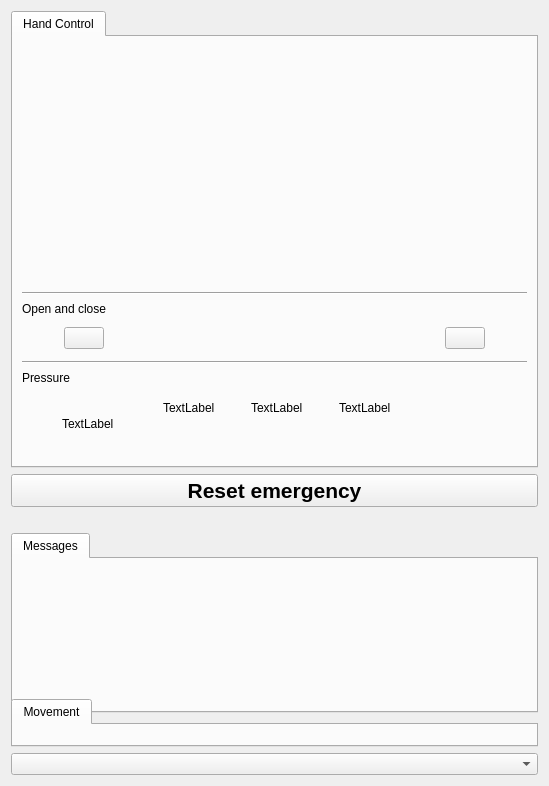
       <widget class="QWidget" name="m_rightContainer" native="true">
        <property name="enabled">
         <bool>true</bool>
        </property>
        <layout class="QVBoxLayout" name="verticalLayout_2">
         <item>
          <widget class="QTabWidget" name="m_tabGripperControl">
           <property name="minimumSize">
            <size>
             <width>0</width>
             <height>225</height>
            </size>
           </property>
           <property name="maximumSize">
            <size>
             <width>16777215</width>
             <height>16777215</height>
            </size>
           </property>
           <property name="currentIndex">
            <number>0</number>
           </property>
           <widget class="QWidget" name="m_tabHandControl">
            <attribute name="title">
             <string>Hand Control</string>
            </attribute>
            <layout class="QVBoxLayout" name="verticalLayout_6">
             <item>
              <widget class="QWidget" name="m_cameraHand" native="true">
               <property name="sizePolicy">
                <sizepolicy hsizetype="Fixed" vsizetype="Fixed">
                 <horstretch>0</horstretch>
                 <verstretch>0</verstretch>
                </sizepolicy>
               </property>
               <property name="minimumSize">
                <size>
                 <width>320</width>
                 <height>240</height>
                </size>
               </property>
               <property name="maximumSize">
                <size>
                 <width>320</width>
                 <height>240</height>
                </size>
               </property>
               <layout class="QVBoxLayout" name="verticalLayout_9">
                <property name="spacing">
                 <number>0</number>
                </property>
                <property name="margin">
                 <number>0</number>
                </property>
               </layout>
              </widget>
             </item>
             <item>
              <widget class="Line" name="line_4">
               <property name="orientation">
                <enum>Qt::Horizontal</enum>
               </property>
              </widget>
             </item>
             <item>
              <widget class="QLabel" name="label_9">
               <property name="maximumSize">
                <size>
                 <width>16777215</width>
                 <height>22</height>
                </size>
               </property>
               <property name="text">
                <string>Open and close</string>
               </property>
              </widget>
             </item>
             <item>
              <widget class="QWidget" name="m_HandGripperOpenCloseControls" native="true">
               <property name="maximumSize">
                <size>
                 <width>16777215</width>
                 <height>75</height>
                </size>
               </property>
               <layout class="QHBoxLayout" name="horizontalLayout_4">
                <property name="spacing">
                 <number>0</number>
                </property>
                <property name="margin">
                 <number>0</number>
                </property>
                <item>
                 <spacer name="horizontalSpacer_6">
                  <property name="orientation">
                   <enum>Qt::Horizontal</enum>
                  </property>
                  <property name="sizeHint" stdset="0">
                   <size>
                    <width>40</width>
                    <height>20</height>
                   </size>
                  </property>
                 </spacer>
                </item>
                <item>
                 <widget class="QPushButton" name="m_ClosedGripperButton">
                  <property name="text">
                   <string/>
                  </property>
                  <property name="icon">
                   <iconset resource="UserCockpit.qrc">
                    <normaloff>:/resources/gripperclosed.png</normaloff>:/resources/gripperclosed.png</iconset>
                  </property>
                  <property name="iconSize">
                   <size>
                    <width>32</width>
                    <height>32</height>
                   </size>
                  </property>
                 </widget>
                </item>
                <item>
                 <spacer name="horizontalSpacer_11">
                  <property name="orientation">
                   <enum>Qt::Horizontal</enum>
                  </property>
                  <property name="sizeHint" stdset="0">
                   <size>
                    <width>10</width>
                    <height>20</height>
                   </size>
                  </property>
                 </spacer>
                </item>
                <item>
                 <widget class="QWidget" name="widget_5" native="true">
                  <property name="sizePolicy">
                   <sizepolicy hsizetype="Fixed" vsizetype="Preferred">
                    <horstretch>0</horstretch>
                    <verstretch>0</verstretch>
                   </sizepolicy>
                  </property>
                  <property name="minimumSize">
                   <size>
                    <width>300</width>
                    <height>33</height>
                   </size>
                  </property>
                  <property name="maximumSize">
                   <size>
                    <width>300</width>
                    <height>33</height>
                   </size>
                  </property>
                  <layout class="QHBoxLayout" name="horizontalLayout_16">
                   <property name="spacing">
                    <number>0</number>
                   </property>
                   <property name="margin">
                    <number>0</number>
                   </property>
                   <item>
                    <layout class="QHBoxLayout" name="m_OpenCloseSliderLayout"/>
                   </item>
                  </layout>
                 </widget>
                </item>
                <item>
                 <widget class="QPushButton" name="m_OpenedGripperButton">
                  <property name="text">
                   <string/>
                  </property>
                  <property name="icon">
                   <iconset resource="UserCockpit.qrc">
                    <normaloff>:/resources/gripperopen.png</normaloff>:/resources/gripperopen.png</iconset>
                  </property>
                  <property name="iconSize">
                   <size>
                    <width>32</width>
                    <height>32</height>
                   </size>
                  </property>
                 </widget>
                </item>
                <item>
                 <spacer name="horizontalSpacer">
                  <property name="orientation">
                   <enum>Qt::Horizontal</enum>
                  </property>
                  <property name="sizeHint" stdset="0">
                   <size>
                    <width>41</width>
                    <height>20</height>
                   </size>
                  </property>
                 </spacer>
                </item>
               </layout>
              </widget>
             </item>
             <item>
              <widget class="Line" name="line_3">
               <property name="orientation">
                <enum>Qt::Horizontal</enum>
               </property>
              </widget>
             </item>
             <item>
              <widget class="QLabel" name="label_10">
               <property name="maximumSize">
                <size>
                 <width>16777215</width>
                 <height>22</height>
                </size>
               </property>
               <property name="text">
                <string>Pressure</string>
               </property>
              </widget>
             </item>
             <item>
              <widget class="QWidget" name="m_HandGripperPressureControls" native="true">
               <property name="maximumSize">
                <size>
                 <width>16777215</width>
                 <height>75</height>
                </size>
               </property>
               <layout class="QHBoxLayout" name="horizontalLayout_5">
                <property name="spacing">
                 <number>0</number>
                </property>
                <property name="margin">
                 <number>0</number>
                </property>
                <item>
                 <spacer name="horizontalSpacer_7">
                  <property name="orientation">
                   <enum>Qt::Horizontal</enum>
                  </property>
                  <property name="sizeHint" stdset="0">
                   <size>
                    <width>40</width>
                    <height>20</height>
                   </size>
                  </property>
                 </spacer>
                </item>
                <item>
                 <widget class="QLabel" name="m_PressureGripperLabel">
                  <property name="minimumSize">
                   <size>
                    <width>55</width>
                    <height>55</height>
                   </size>
                  </property>
                  <property name="maximumSize">
                   <size>
                    <width>55</width>
                    <height>55</height>
                   </size>
                  </property>
                  <property name="text">
                   <string>TextLabel</string>
                  </property>
                 </widget>
                </item>
                <item>
                 <spacer name="horizontalSpacer_9">
                  <property name="orientation">
                   <enum>Qt::Horizontal</enum>
                  </property>
                  <property name="sizeHint" stdset="0">
                   <size>
                    <width>10</width>
                    <height>20</height>
                   </size>
                  </property>
                 </spacer>
                </item>
                <item>
                 <layout class="QVBoxLayout" name="verticalLayout_13"/>
                </item>
                <item>
                 <layout class="QVBoxLayout" name="verticalLayout_5">
                  <item>
                   <widget class="QWidget" name="widget_6" native="true">
                    <property name="minimumSize">
                     <size>
                      <width>300</width>
                      <height>0</height>
                     </size>
                    </property>
                    <property name="maximumSize">
                     <size>
                      <width>300</width>
                      <height>16777215</height>
                     </size>
                    </property>
                    <layout class="QHBoxLayout" name="horizontalLayout_3">
                     <property name="spacing">
                      <number>0</number>
                     </property>
                     <property name="margin">
                      <number>0</number>
                     </property>
                     <item>
                      <spacer name="horizontalSpacer_2">
                       <property name="orientation">
                        <enum>Qt::Horizontal</enum>
                       </property>
                       <property name="sizeHint" stdset="0">
                        <size>
                         <width>40</width>
                         <height>20</height>
                        </size>
                       </property>
                      </spacer>
                     </item>
                     <item>
                      <widget class="QLabel" name="m_EggLabel">
                       <property name="sizePolicy">
                        <sizepolicy hsizetype="Expanding" vsizetype="Fixed">
                         <horstretch>0</horstretch>
                         <verstretch>0</verstretch>
                        </sizepolicy>
                       </property>
                       <property name="minimumSize">
                        <size>
                         <width>0</width>
                         <height>33</height>
                        </size>
                       </property>
                       <property name="maximumSize">
                        <size>
                         <width>16777215</width>
                         <height>33</height>
                        </size>
                       </property>
                       <property name="text">
                        <string>TextLabel</string>
                       </property>
                      </widget>
                     </item>
                     <item>
                      <spacer name="horizontalSpacer_3">
                       <property name="orientation">
                        <enum>Qt::Horizontal</enum>
                       </property>
                       <property name="sizeHint" stdset="0">
                        <size>
                         <width>40</width>
                         <height>20</height>
                        </size>
                       </property>
                      </spacer>
                     </item>
                     <item>
                      <widget class="QLabel" name="m_CupLabel">
                       <property name="sizePolicy">
                        <sizepolicy hsizetype="Expanding" vsizetype="Fixed">
                         <horstretch>0</horstretch>
                         <verstretch>0</verstretch>
                        </sizepolicy>
                       </property>
                       <property name="minimumSize">
                        <size>
                         <width>0</width>
                         <height>33</height>
                        </size>
                       </property>
                       <property name="maximumSize">
                        <size>
                         <width>16777215</width>
                         <height>33</height>
                        </size>
                       </property>
                       <property name="text">
                        <string>TextLabel</string>
                       </property>
                      </widget>
                     </item>
                     <item>
                      <spacer name="horizontalSpacer_4">
                       <property name="orientation">
                        <enum>Qt::Horizontal</enum>
                       </property>
                       <property name="sizeHint" stdset="0">
                        <size>
                         <width>40</width>
                         <height>20</height>
                        </size>
                       </property>
                      </spacer>
                     </item>
                     <item>
                      <widget class="QLabel" name="m_WeightLabel">
                       <property name="sizePolicy">
                        <sizepolicy hsizetype="Expanding" vsizetype="Fixed">
                         <horstretch>0</horstretch>
                         <verstretch>0</verstretch>
                        </sizepolicy>
                       </property>
                       <property name="minimumSize">
                        <size>
                         <width>0</width>
                         <height>33</height>
                        </size>
                       </property>
                       <property name="maximumSize">
                        <size>
                         <width>16777215</width>
                         <height>33</height>
                        </size>
                       </property>
                       <property name="text">
                        <string>TextLabel</string>
                       </property>
                      </widget>
                     </item>
                     <item>
                      <spacer name="horizontalSpacer_10">
                       <property name="orientation">
                        <enum>Qt::Horizontal</enum>
                       </property>
                       <property name="sizeHint" stdset="0">
                        <size>
                         <width>40</width>
                         <height>20</height>
                        </size>
                       </property>
                      </spacer>
                     </item>
                    </layout>
                   </widget>
                  </item>
                  <item>
                   <widget class="QWidget" name="widget_3" native="true">
                    <property name="sizePolicy">
                     <sizepolicy hsizetype="Expanding" vsizetype="Preferred">
                      <horstretch>0</horstretch>
                      <verstretch>0</verstretch>
                     </sizepolicy>
                    </property>
                    <property name="minimumSize">
                     <size>
                      <width>300</width>
                      <height>33</height>
                     </size>
                    </property>
                    <property name="maximumSize">
                     <size>
                      <width>300</width>
                      <height>33</height>
                     </size>
                    </property>
                    <layout class="QHBoxLayout" name="horizontalLayout_8">
                     <property name="spacing">
                      <number>0</number>
                     </property>
                     <property name="margin">
                      <number>0</number>
                     </property>
                     <item>
                      <layout class="QHBoxLayout" name="m_PressureSliderLayout"/>
                     </item>
                    </layout>
                   </widget>
                  </item>
                 </layout>
                </item>
                <item>
                 <spacer name="horizontalSpacer_5">
                  <property name="orientation">
                   <enum>Qt::Horizontal</enum>
                  </property>
                  <property name="sizeHint" stdset="0">
                   <size>
                    <width>100</width>
                    <height>20</height>
                   </size>
                  </property>
                 </spacer>
                </item>
               </layout>
              </widget>
             </item>
            </layout>
           </widget>
          </widget>
         </item>
         <item>
          <widget class="QPushButton" name="m_ButtonStop">
           <property name="sizePolicy">
            <sizepolicy hsizetype="Minimum" vsizetype="Fixed">
             <horstretch>0</horstretch>
             <verstretch>0</verstretch>
            </sizepolicy>
           </property>
           <property name="font">
            <font>
             <pointsize>16</pointsize>
             <weight>75</weight>
             <bold>true</bold>
            </font>
           </property>
           <property name="text">
            <string>Reset emergency</string>
           </property>
          </widget>
         </item>
         <item>
          <widget class="QTabWidget" name="m_messagesWindow">
           <property name="sizePolicy">
            <sizepolicy hsizetype="Minimum" vsizetype="Minimum">
             <horstretch>0</horstretch>
             <verstretch>0</verstretch>
            </sizepolicy>
           </property>
           <property name="minimumSize">
            <size>
             <width>0</width>
             <height>180</height>
            </size>
           </property>
           <property name="maximumSize">
            <size>
             <width>16777215</width>
             <height>140</height>
            </size>
           </property>
           <property name="currentIndex">
            <number>0</number>
           </property>
           <widget class="QWidget" name="m_messagesWidget">
            <attribute name="title">
             <string>Messages</string>
            </attribute>
            <layout class="QVBoxLayout" name="verticalLayout_18">
             <item>
              <layout class="QVBoxLayout" name="verticalLayout_17"/>
             </item>
            </layout>
           </widget>
          </widget>
         </item>
         <item>
          <layout class="QHBoxLayout" name="horizontalLayout_25">
           <property name="topMargin">
            <number>0</number>
           </property>
           <item>
            <widget class="QTabWidget" name="m_manual_platform_controlWindow">
             <property name="sizePolicy">
              <sizepolicy hsizetype="Expanding" vsizetype="Expanding">
               <horstretch>0</horstretch>
               <verstretch>0</verstretch>
              </sizepolicy>
             </property>
             <property name="currentIndex">
              <number>0</number>
             </property>
             <widget class="QWidget" name="m_manual_platform_controlWidget">
              <property name="sizePolicy">
               <sizepolicy hsizetype="Preferred" vsizetype="Preferred">
                <horstretch>0</horstretch>
                <verstretch>0</verstretch>
               </sizepolicy>
              </property>
              <attribute name="title">
               <string>Movement</string>
              </attribute>
              <layout class="QGridLayout" name="gridLayout_2">
               <item row="0" column="0">
                <layout class="QGridLayout" name="gridLayout"/>
               </item>
              </layout>
             </widget>
            </widget>
           </item>
          </layout>
         </item>
         <item>
          <widget class="QComboBox" name="m_JoystickModeSelector">
           <property name="toolTip">
            <string>Select a joystick mode</string>
           </property>
          </widget>
         </item>
        </layout>
       </widget>
